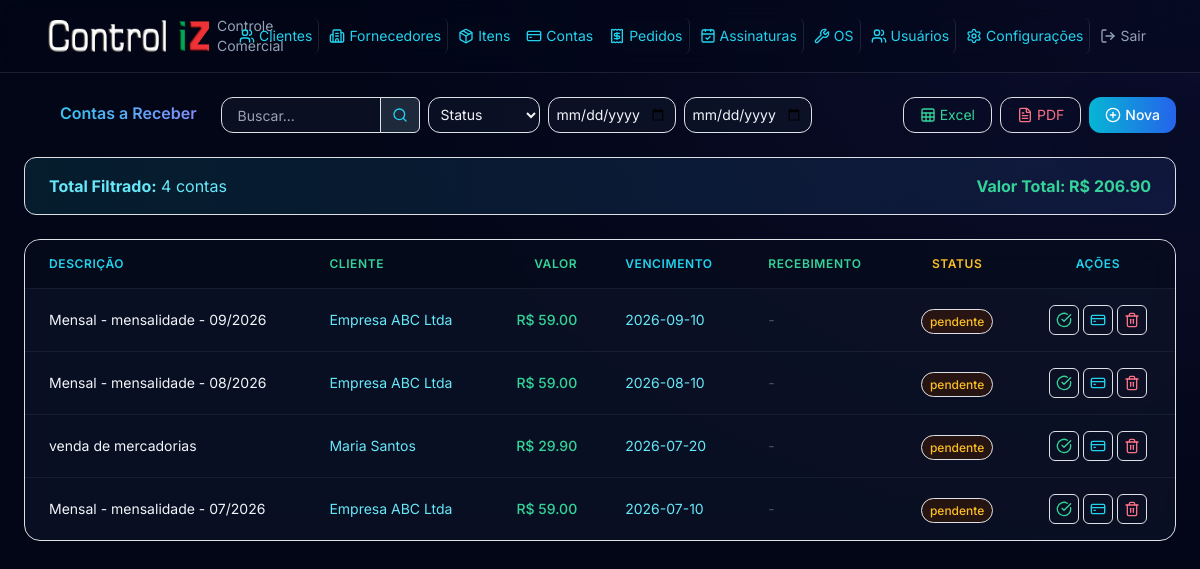
The app's page /contas/receber, older data.
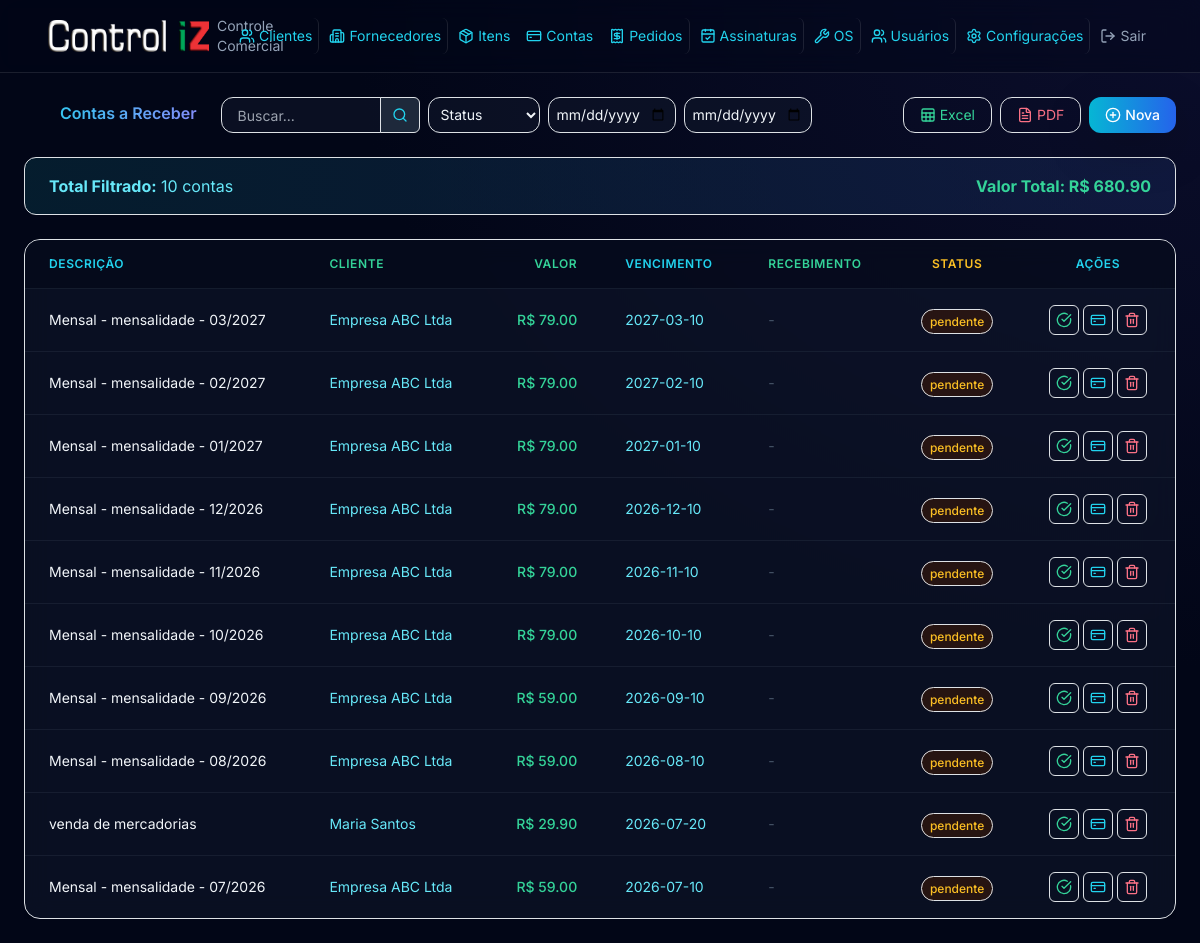
The same page, newer data.
### models.py (models this page shows)
class ContaReceber(Base):
    __tablename__ = "contas_receber"
    id = Column(Integer, primary_key=True, index=True)
    cliente_id = Column(Integer, ForeignKey("clientes.id"), nullable=True)
    descricao = Column(String(300), nullable=False)
    valor = Column(Float, nullable=False)
    data_vencimento = Column(Date, nullable=False)
    data_recebimento = Column(Date, nullable=True)
    status = Column(Enum(StatusConta), default=StatusConta.PENDENTE)
    forma_pagamento = Column(String(100), nullable=True)
    observacao = Column(Text, nullable=True)
    nosso_numero = Column(String(30), nullable=True, unique=True)
    boleto_emitido = Column(Boolean, default=False)
    boleto_url = Column(String(500), nullable=True)
    boleto_txid = Column(String(50), nullable=True)
    numero_documento = Column(String(30), nullable=True)
    api_nosso_numero = Column(String(30), nullable=True)
    data_emissao = Column(Date, nullable=True)
    motivo_baixa = Column(String(100), nullable=True)
    created_at = Column(DateTime, default=datetime.now)
    updated_at = Column(DateTime, default=datetime.now, onupdate=datetime.now)
    cliente = relationship("Cliente", back_populates="contas_receber")

class Cliente(Base):
    __tablename__ = "clientes"
    id = Column(Integer, primary_key=True, index=True)
    codigo = Column(String(50), nullable=True)
    bling_id = Column(BigInteger, nullable=True, unique=True)
    bling_updated_at = Column(DateTime, nullable=True)
    bling_pending_sync = Column(Boolean, default=False)
    nome = Column(String(200), nullable=False)
    cpf_cnpj = Column(String(20), nullable=True)
    tipo_pessoa = Column(String(10), nullable=True)
    email = Column(String(200), nullable=True)
    telefone = Column(String(20), nullable=True)
    celular = Column(String(20), nullable=True)
    endereco = Column(String(300), nullable=True)
    bairro = Column(String(100), nullable=True)
    cidade = Column(String(100), nullable=True)
    estado = Column(String(2), nullable=True)
    cep = Column(String(10), nullable=True)
    contato = Column(String(200), nullable=True)
    fantasia = Column(String(200), nullable=True)
    inscricao_estadual = Column(String(20), nullable=True)
    inscricao_municipal = Column(String(20), nullable=True)
    situacao = Column(String(1), default="A")
    observacao = Column(Text, nullable=True)
    created_at = Column(DateTime, default=datetime.now)
    updated_at = Column(DateTime, default=datetime.now, onupdate=datetime.now)
    contas_receber = relationship("ContaReceber", back_populates="cliente")
    assinaturas = relationship("Assinatura", back_populates="cliente")
    ordens_servico = relationship("OrdemServico", back_populates="cliente")

### routers/contas.py (the view)
@router.get("/receber")
def listar_contas_receber(
    request: Request, db: Session = Depends(get_db),
    status_filtro: str = Query(""), busca: str = Query(""),
    data_inicio: str = Query(""), data_fim: str = Query("")
):
    query = db.query(ContaReceber).join(Cliente, isouter=True)
    if status_filtro:
        query = query.filter(ContaReceber.status == status_filtro)
    if busca:
        query = query.filter(
            ContaReceber.descricao.ilike(f"%{busca}%") |
            Cliente.nome.ilike(f"%{busca}%")
        )
    if data_inicio:
        query = query.filter(ContaReceber.data_vencimento >= date.fromisoformat(data_inicio))
    if data_fim:
        query = query.filter(ContaReceber.data_vencimento <= date.fromisoformat(data_fim))
    contas = query.order_by(ContaReceber.data_vencimento.desc()).all()
    total_valor = sum(c.valor for c in contas)
    clientes = db.query(Cliente).order_by(Cliente.nome).all()
    clientes_json = [{"id": c.id, "nome": c.nome, "fantasia": c.fantasia or '', "cpf_cnpj": c.cpf_cnpj} for c in clientes]
    messages = get_messages(request)
    return request.app.state.templates.TemplateResponse(
        "contas/receber_listar.html",
        {"request": request, "contas": contas, "clientes": clientes,
         "status_filtro": status_filtro, "busca": busca, "StatusConta": StatusConta,
         "messages": messages, "data_inicio": data_inicio, "data_fim": data_fim,
         "total_valor": total_valor, "clientes_json": clientes_json}
    )

### templates/contas/receber_listar.html (shortened to what this page needs)
{% extends "base.html" %}
{% block content %}
<div class="flex items-center justify-between w-full mb-6 gap-4">
    <h4 class="text-transparent bg-clip-text bg-gradient-to-r from-cyan-400 to-indigo-400 font-semibold"><i data-lucide="arrow-down-circle" class="w-6 h-6 inline me-2"></i> Contas a Receber</h4>
    <div class="flex items-center gap-2">
        <form class="flex items-center flex-wrap gap-2">
            <div class="flex items-center">
                <input type="text" class="w-28 md:w-40 h-9 text-sm px-3 py-2 bg-slate-900/60 border border-slate-800/80 rounded-l-xl text-slate-100 focus:border-cyan-500/50" name="busca" placeholder="Buscar..." value="{{ busca }}">
                <button class="flex items-center justify-center h-9 w-10 bg-slate-800 border border-white/10 rounded-r-md -ml-px text-cyan-400 transition" type="submit"><i data-lucide="search" class="w-4 h-4"></i></button>
            </div>
            <select class="w-28 h-9 text-sm px-2 py-1 bg-slate-900/60 border border-slate-800/80 rounded-xl text-slate-100 focus:border-cyan-500/50" name="status_filtro" onchange="this.form.submit()">
                <option value="">Status</option>
            </select>
            <input type="date" class="h-9 text-sm px-2 py-1 bg-slate-900/60 border border-slate-800/80 rounded-xl text-slate-100 focus:border-cyan-500/50 w-28 md:w-32" name="data_inicio" value="{{ data_inicio }}" onchange="this.form.submit()">
            <input type="date" class="h-9 text-sm px-2 py-1 bg-slate-900/60 border border-slate-800/80 rounded-xl text-slate-100 focus:border-cyan-500/50 w-28 md:w-32" name="data_fim" value="{{ data_fim }}" onchange="this.form.submit()">
        </form>
    </div>
    <div class="flex items-center gap-2 flex-shrink-0 ml-auto">
        <button class="flex items-center h-9 px-3 text-sm text-emerald-400 border border-emerald-800/50 rounded-xl hover:bg-emerald-950/30 transition" onclick="exportarExcel()"><i data-lucide="sheet" class="w-4 h-4 me-1"></i> Excel</button>
        <button class="flex items-center h-9 px-3 text-sm text-rose-400 border border-rose-800/50 rounded-xl hover:bg-rose-950/30 transition" onclick="exportarPdf()"><i data-lucide="file-text" class="w-4 h-4 me-1"></i> PDF</button>
        <button class="flex items-center h-9 px-3 text-sm bg-gradient-to-r from-cyan-500 to-blue-600 hover:from-cyan-600 hover:to-blue-700 text-white rounded-xl font-medium transition-all shadow-lg shadow-cyan-500/10" data-bs-toggle="modal" data-bs-target="#modalNova"><i data-lucide="plus-circle" class="w-4 h-4 me-1"></i> Nova</button>
    </div>
</div>
<div class="flex items-center justify-between px-4 py-3 mb-4 bg-gradient-to-r from-cyan-950/50 to-blue-950/50 border border-cyan-800/50 rounded-xl">
    <span class="text-cyan-300"><strong>Total Filtrado:</strong> {{ contas|length }} contas</span>
    <span class="text-emerald-400 font-bold">Valor Total: R$ {{ "%.2f"|format(total_valor) }}</span>
</div>
<div class="overflow-x-auto w-full">
    <div class="bg-slate-900/60 backdrop-blur-md border border-slate-800/80 rounded-2xl shadow-xl overflow-hidden">
        <table class="w-full divide-y divide-slate-800/60" id="tabelaContasReceber">
        <thead class="bg-slate-950/50">
            <tr>
                <th class="px-4 py-3 text-left text-xs font-semibold text-cyan-400 uppercase tracking-wider">Descrição</th>
                <th class="px-4 py-3 text-left text-xs font-semibold text-emerald-400 uppercase tracking-wider">Cliente</th>
                <th class="px-4 py-3 text-right text-xs font-semibold text-emerald-400 uppercase tracking-wider">Valor</th>
                <th class="px-4 py-3 text-left text-xs font-semibold text-cyan-400 uppercase tracking-wider">Vencimento</th>
                <th class="px-4 py-3 text-left text-xs font-semibold text-emerald-400 uppercase tracking-wider">Recebimento</th>
                <th class="px-4 py-3 text-center text-xs font-semibold text-amber-400 uppercase tracking-wider">Status</th>
                <th class="px-4 py-3 text-center text-xs font-semibold text-cyan-400 uppercase tracking-wider">Ações</th>
            </tr>
        </thead>
        <tbody class="divide-y divide-slate-800/60">
            {% for c in contas %}
            <tr class="hover:bg-slate-800/40 transition">
                <td class="px-4 py-3 text-sm text-slate-100">{{ c.descricao }}</td>
                <td class="px-4 py-3 text-sm text-cyan-300">{{ c.cliente.nome if c.cliente else '-' }}</td>
                <td class="px-4 py-3 text-right text-sm text-emerald-400 font-medium">R$ {{ "%.2f"|format(c.valor) }}</td>
                <td class="px-4 py-3 text-sm{% if c.status.value in ['pendente', 'vencido'] and c.data_vencimento < now() %} text-rose-400{% else %} text-cyan-300{% endif %}">{{ c.data_vencimento }}</td>
                <td class="px-4 py-3 text-sm{% if c.data_recebimento %} text-emerald-300{% else %} text-slate-600{% endif %}">{{ c.data_recebimento or '-' }}</td>
                <td class="px-4 py-3 text-center">
                    {% set cor = 'emerald' if c.status.value == 'pago' else 'amber' if c.status.value == 'pendente' else 'rose' if c.status.value == 'vencido' else 'slate' %}
                    <span class="px-2 py-1 text-xs font-medium bg-{{ cor }}-950/50 text-{{ cor }}-400 border border-{{ cor }}-800/50 rounded-full">{{ c.status.value }}</span>
                </td>
                <td class="px-4 py-3 text-center align-middle" style="min-width: 7rem;">
                    <div class="flex items-center justify-center gap-1">
                        {% if c.status.value not in ['pago', 'cancelado', 'baixa_solicitada'] %}
                        <button class="inline-flex p-1.5 text-emerald-400 border border-slate-700 rounded hover:bg-emerald-950/30 transition" title="Receber" onclick="abrirRecebimento({{ c.id }}, '{{ c.descricao|e }}', '{{ c.cliente.nome if c.cliente else '---' }}', {{ c.valor }})"><i data-lucide="check-circle" class="w-4 h-4"></i></button>
                        {% endif %}
                        {% if not c.boleto_emitido %}
                        <button class="inline-flex p-1.5 text-cyan-400 border border-slate-700 rounded hover:bg-cyan-950/30 transition" title="Emitir Boleto" onclick="abrirEmitir({{ c.id }}, {{ c.valor }})"><i data-lucide="credit-card" class="w-4 h-4"></i></button>
                        {% endif %}
                        <button type="button" class="inline-flex p-1.5 text-rose-400 border border-slate-700 rounded hover:bg-rose-950/30 transition" onclick="confirmarExclusao('/contas/receber/{{ c.id }}/excluir')" title="Excluir"><i data-lucide="trash-2" class="w-4 h-4"></i></button>
                    </div>
                </td>
            </tr>
            {% else %}
            <tr><td colspan="7" class="px-4 py-12 text-center text-slate-500">Nenhuma conta cadastrada</td></tr>
            {% endfor %}
        </tbody>
    </table>
    </div>
</div>
{% endblock %}

### templates/base.html (shortened to what this page needs)
<!DOCTYPE html>
<html lang="pt-BR">
<head>
    <script src="https://cdn.tailwindcss.com"></script>
    <link rel="stylesheet" href="https://cdn.jsdelivr.net/npm/bootstrap@5.3.3/dist/css/bootstrap.min.css">
    <link rel="stylesheet" href="https://cdn.jsdelivr.net/npm/bootstrap-icons@1.11.3/font/bootstrap-icons.min.css">
    <link href="/static/css/styles.css?v=3" rel="stylesheet">
</head>
<body class="bg-slate-950 text-slate-100 font-sans antialiased min-h-screen bg-[radial-gradient(ellipse_at_top_right,_var(--tw-gradient-stops))] from-indigo-900/20 via-slate-950 to-slate-950">
<nav class="bg-slate-950/40 backdrop-blur-md border-b border-white/10 px-4 py-3 relative z-50">
    <div class="w-full px-4 md:px-8 max-w-none container-fluid">
        <div class="flex justify-between items-center">
            <a class="flex items-center" href="/">
                <img src="/static/img/controliz-logo-chanfro.png" alt="Control iZ" class="h-8 w-auto me-2">
                <span class="text-slate-400 text-sm">Controle Comercial</span>
            </a>
            <div class="hidden md:flex items-center space-x-1 ml-6">
                <a class="flex items-center px-1.5 py-2 text-cyan-400 hover:bg-white/5 rounded-md transition border-r border-white/10 text-sm" href="/clientes">
                    <i data-lucide="users" class="w-4 h-4 me-1"></i> Clientes
                </a>
                <a class="flex items-center px-1.5 py-2 text-cyan-400 hover:bg-white/5 rounded-md transition border-r border-white/10 text-sm" href="/fornecedores">
                    <i data-lucide="building-2" class="w-4 h-4 me-1"></i> Fornecedores
                </a>
                <div class="relative" id="itens-dropdown">
                    <button type="button" class="flex items-center px-1.5 py-2 text-cyan-400 hover:bg-white/5 rounded-md transition text-sm" onclick="toggleItensDropdown()">
                        <i data-lucide="package" class="w-4 h-4 me-1"></i> Itens
                    </button>
                </div>
                <div class="relative" id="contas-dropdown">
                    <button type="button" class="flex items-center px-1.5 py-2 text-cyan-400 hover:bg-white/5 rounded-md transition text-sm" onclick="toggleContasDropdown()">
                        <i data-lucide="credit-card" class="w-4 h-4 me-1"></i> Contas
                    </button>
                </div>
                <a class="flex items-center px-1.5 py-2 text-cyan-400 hover:bg-white/5 rounded-md transition border-r border-white/10 text-sm" href="/pedidos">
                    <i data-lucide="receipt" class="w-4 h-4 me-1"></i> Pedidos
                </a>
                <a class="flex items-center px-1.5 py-2 text-cyan-400 hover:bg-white/5 rounded-md transition border-r border-white/10 text-sm" href="/assinaturas">
                    <i data-lucide="calendar-check" class="w-4 h-4 me-1"></i> Assinaturas
                </a>
                <a class="flex items-center px-1.5 py-2 text-cyan-400 hover:bg-white/5 rounded-md transition border-r border-white/10 text-sm" href="/ordens-servico">
                    <i data-lucide="wrench" class="w-4 h-4 me-1"></i> OS
                </a>
                <a class="flex items-center px-1.5 py-2 text-cyan-400 hover:bg-white/5 rounded-md transition border-r border-white/10 text-sm" href="/auth/usuarios">
                    <i data-lucide="users" class="w-4 h-4 me-1"></i> Usuários
                </a>
                <a class="flex items-center px-1.5 py-2 text-cyan-400 hover:bg-white/5 rounded-md transition border-r border-white/10 text-sm" href="/configuracoes">
                    <i data-lucide="settings" class="w-4 h-4 me-1"></i> Configurações
                </a>
                <a class="flex items-center px-1.5 py-2 text-slate-400 hover:bg-white/5 rounded-md transition text-sm" href="/auth/logout">
                    <i data-lucide="log-out" class="w-4 h-4 me-1"></i> Sair
                </a>
            </div>
        </div>
    </div>
</nav>
    <div class="w-full px-4 md:px-8 max-w-none container-fluid py-4">
        {% block content %}{% endblock %}
    </div>
</body>
</html>

### static/css/styles.css (style rules this page uses)
:root { --bg-primary: #0b1120; --bg-secondary: #111827; --glass-bg: rgba(17, 24, 39, 0.7); --glass-border: rgba(255, 255, 255, 0.08); --accent-primary: #0066cc; --accent-secondary: #00b359; --accent-tertiary: #e62e2e; --accent-gradient: linear-gradient(135deg, #0066cc 0%, #00b359 100%); --text-primary: #ffffff; --text-secondary: #94a3b8; --text-muted: #64748b; --success: #00b359; --warning: #f59e0b; --danger: #e62e2e; }
* { font-family: 'Inter', sans-serif; }
body { background-color: var(--bg-primary); color: var(--text-primary); min-height: 100vh; }

Row changes from the older to the newer data that the page shows:
added ContaReceber: descricao "Mensal - mensalidade - 03/2027", cliente "Empresa ABC Ltda", valor "79.00", data_vencimento "2027-03-10", data_recebimento "-", status.value "pendente"
added ContaReceber: descricao "Mensal - mensalidade - 02/2027", cliente "Empresa ABC Ltda", valor "79.00", data_vencimento "2027-02-10", data_recebimento "-", status.value "pendente"
added ContaReceber: descricao "Mensal - mensalidade - 01/2027", cliente "Empresa ABC Ltda", valor "79.00", data_vencimento "2027-01-10", data_recebimento "-", status.value "pendente"
added ContaReceber: descricao "Mensal - mensalidade - 12/2026", cliente "Empresa ABC Ltda", valor "79.00", data_vencimento "2026-12-10", data_recebimento "-", status.value "pendente"
added ContaReceber: descricao "Mensal - mensalidade - 11/2026", cliente "Empresa ABC Ltda", valor "79.00", data_vencimento "2026-11-10", data_recebimento "-", status.value "pendente"
added ContaReceber: descricao "Mensal - mensalidade - 10/2026", cliente "Empresa ABC Ltda", valor "79.00", data_vencimento "2026-10-10", data_recebimento "-", status.value "pendente"
Text that changed along with them:
{{ contas|length }}: "4" → "10"
{{ "%.2f"|format(total_valor) }}: "206.90" → "680.90"
